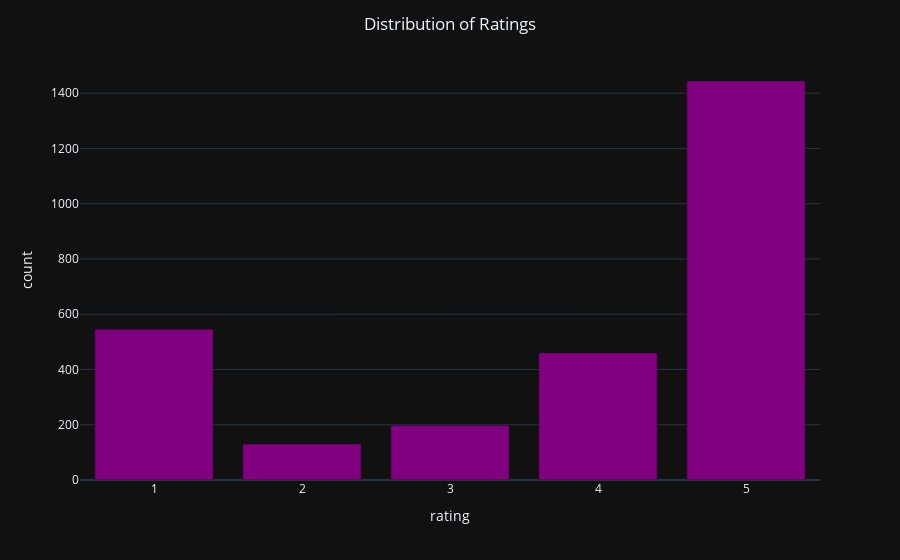

The notebook cell saved with this chart:
### Code cell
rating_df = pd.DataFrame(df['rating'].value_counts().reset_index())
rating_df.columns=['rating','count']

fig = px.bar(rating_df,x='rating',y='count',
            color_discrete_sequence=['purple'])
fig.update_layout(title_text='Distribution of Ratings',title_x=0.5
                  ,template='plotly_dark')
fig.show()

### Figure 1 — Plotly figure (JSON) as saved in the notebook; plotly's stock layout.template omitted (floating-point values rounded to 4 significant figures)
{"data": [{"alignmentgroup": "True", "hovertemplate": "rating=%{x}<br>count=%{y}<extra></extra>", "legendgroup": "", "marker": {"color": "purple", "pattern": {"shape": ""}}, "name": "", "offsetgroup": "", "orientation": "v", "showlegend": false, "textposition": "auto", "type": "bar", "x": [5, 1, 4, 3, 2], "xaxis": "x", "y": [1444, 546, 460, 198, 130], "yaxis": "y"}], "layout": {"barmode": "relative", "legend": {"tracegroupgap": 0}, "margin": {"t": 60}, "title": {"text": "Distribution of Ratings", "x": 0.5}, "xaxis": {"anchor": "y", "domain": [0, 1], "title": {"text": "rating"}}, "yaxis": {"anchor": "x", "domain": [0, 1], "title": {"text": "count"}}}}
